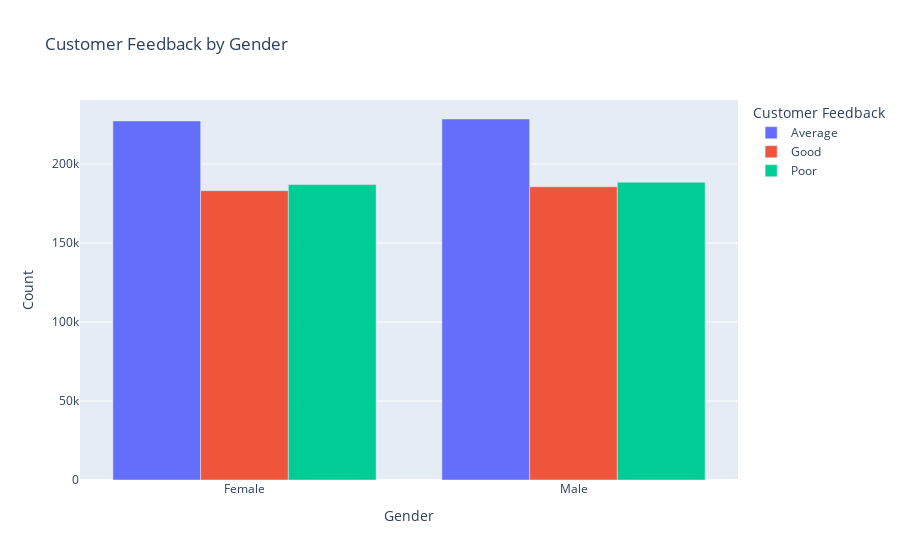

Notebook cell for this chart:
### Code cell
fig = px.bar(gender_wise, 
             x='Gender', 
             y='Count', 
             color='Customer Feedback', 
             title="Customer Feedback by Gender",
             barmode='group')
fig.show()

### Figure 1 — Plotly figure (JSON) as saved in the notebook; plotly's stock layout.template omitted (floating-point values rounded to 4 significant figures)
{"data": [{"alignmentgroup": "True", "hovertemplate": "Customer Feedback=Average<br>Gender=%{x}<br>Count=%{y}<extra></extra>", "legendgroup": "Average", "marker": {"color": "#636efa", "pattern": {"shape": ""}}, "name": "Average", "offsetgroup": "Average", "orientation": "v", "showlegend": true, "textposition": "auto", "type": "bar", "x": ["Female", "Male"], "xaxis": "x", "y": [227236, 228493], "yaxis": "y"}, {"alignmentgroup": "True", "hovertemplate": "Customer Feedback=Good<br>Gender=%{x}<br>Count=%{y}<extra></extra>", "legendgroup": "Good", "marker": {"color": "#EF553B", "pattern": {"shape": ""}}, "name": "Good", "offsetgroup": "Good", "orientation": "v", "showlegend": true, "textposition": "auto", "type": "bar", "x": ["Female", "Male"], "xaxis": "x", "y": [183156, 185597], "yaxis": "y"}, {"alignmentgroup": "True", "hovertemplate": "Customer Feedback=Poor<br>Gender=%{x}<br>Count=%{y}<extra></extra>", "legendgroup": "Poor", "marker": {"color": "#00cc96", "pattern": {"shape": ""}}, "name": "Poor", "offsetgroup": "Poor", "orientation": "v", "showlegend": true, "textposition": "auto", "type": "bar", "x": ["Female", "Male"], "xaxis": "x", "y": [187037, 188481], "yaxis": "y"}], "layout": {"barmode": "group", "legend": {"title": {"text": "Customer Feedback"}, "tracegroupgap": 0}, "title": {"text": "Customer Feedback by Gender"}, "xaxis": {"anchor": "y", "domain": [0, 1], "title": {"text": "Gender"}}, "yaxis": {"anchor": "x", "domain": [0, 1], "title": {"text": "Count"}}}}
